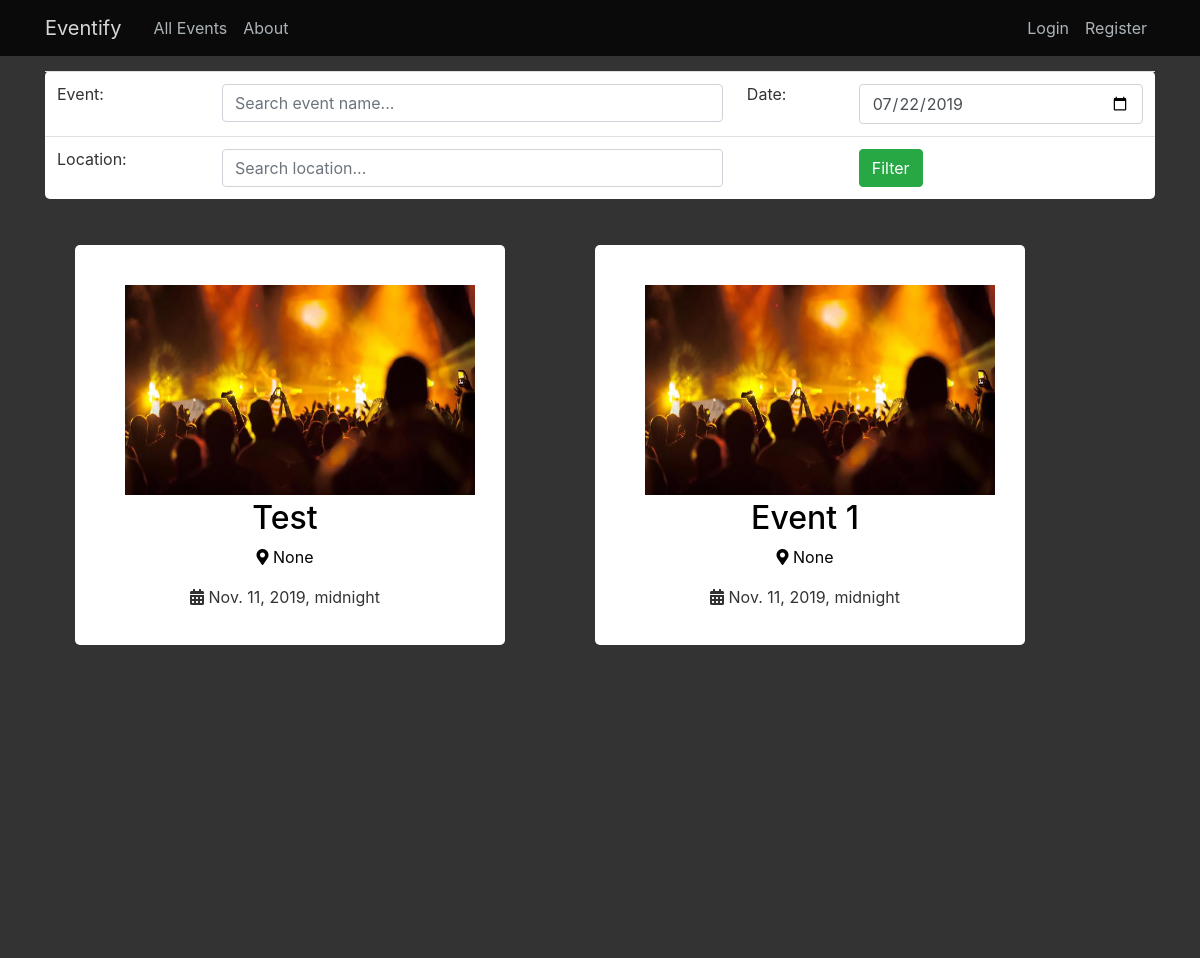
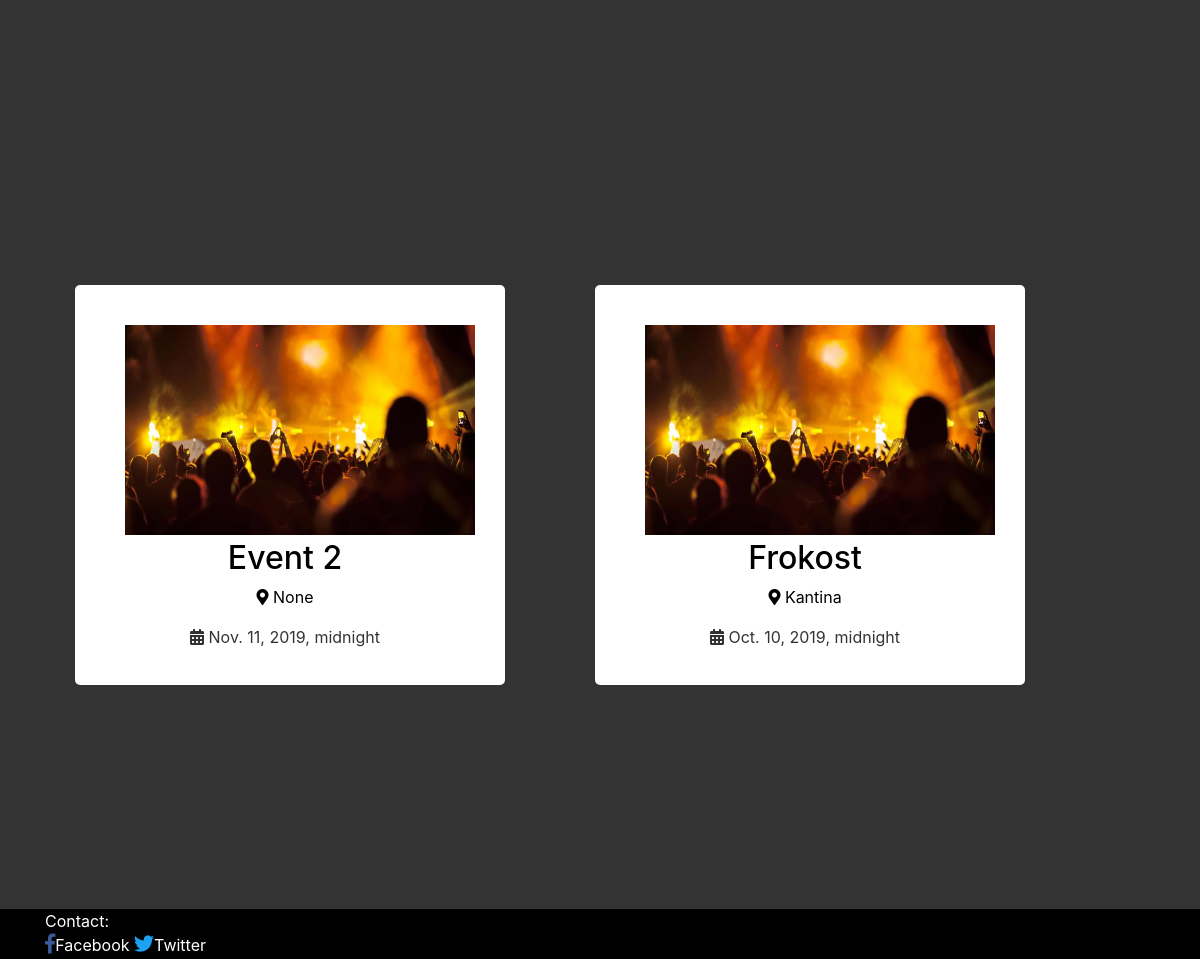
/events/, run on an earlier commit of the app's database (2 pictures, top to bottom).
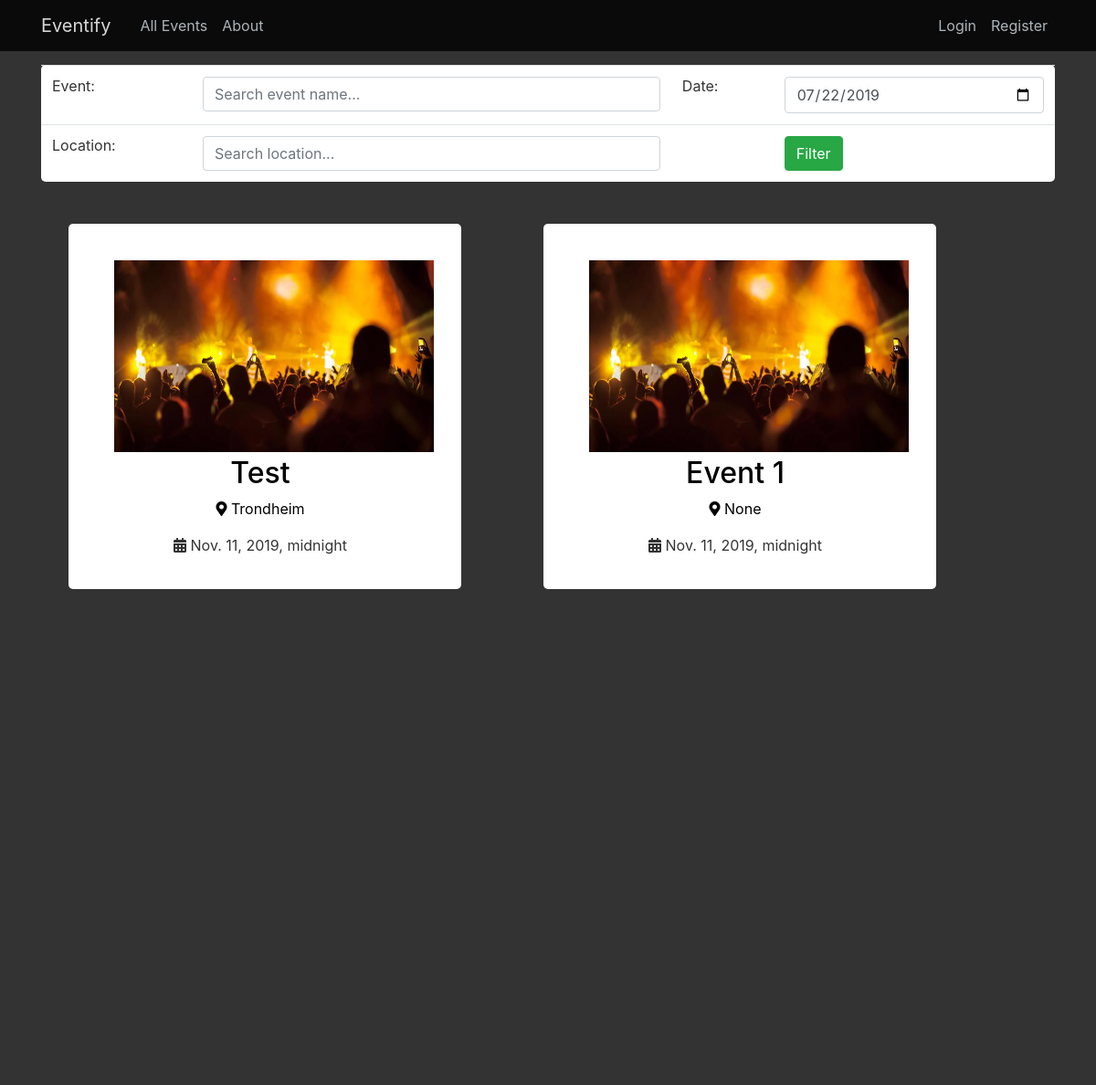
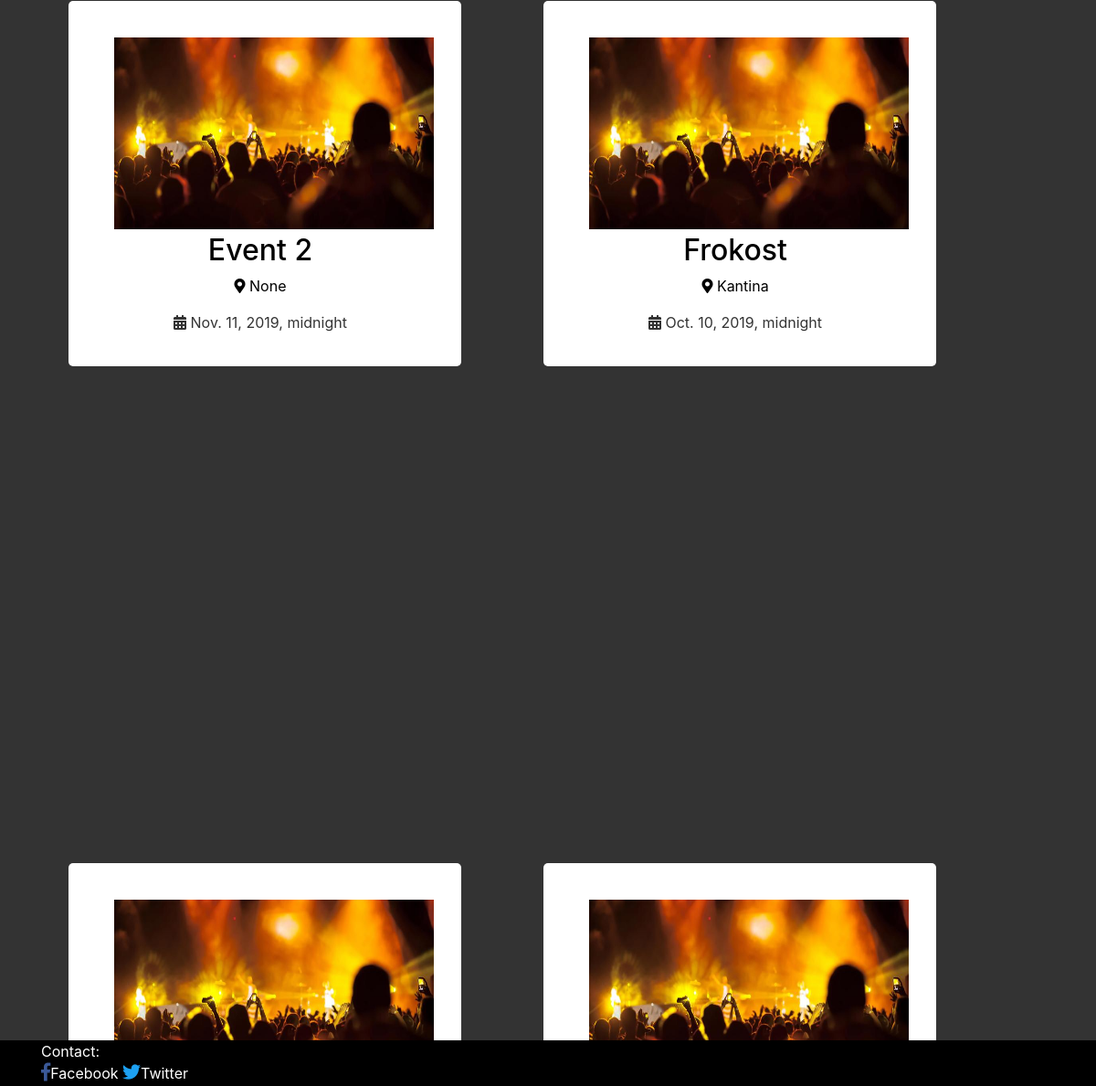
And on a later commit of the database (2 pictures, top to bottom).
### event/models.py (models this page shows, shortened)
class Post(models.Model):
    title = models.CharField(max_length=100)
    date_posted = models.DateTimeField(default=timezone.now)
    author = models.ForeignKey(User, on_delete=models.CASCADE, null=True)
    attendees = models.ManyToManyField(User, related_name='attendees')
    start_date = models.DateTimeField(null=True, blank=True)
    end_date = models.DateTimeField(null=True, blank=True)
    attendance_limit = models.IntegerField(null=True, default=10000, blank=True)
    location = models.CharField(max_length=100, null=True)
    content = models.TextField()
    image = models.ImageField(default="default_event.jpg", upload_to="event_images", blank=True)
    is_private = models.BooleanField(default=False)
    class Meta:
       ordering = ['-start_date']

### event/views.py (the view)
# urls.py: path('events/', views.HtmlRender.home, name='events-all'),
    def home(request):
        context = {
            'events': Post.objects.filter(is_private=False)
        }
        return render(request, 'event/event.html', context)

### event/templates/event/event.html
{% extends "event/search.html" %}

### event/templates/event/search.html (shortened to what this page needs)
{% extends "event/base.html" %}
{% block content %}
<div class="table" >
    {% if request.get_full_path == "/events/event/search/" %}
        <form name="event-search-form" method="POST">
    {% else %}
        <form name="event-search-form" method="POST" action="{% url 'event-search' %}">
    {% endif %}
            <table class="table">
                <tr>
                    <td>Event: </td>
                    <td><input class="form-control" type="text" placeholder="Search event name..." name="event-search"></td>
                    <td>Date:</td>
                    <td><input class="form-control" type="date" id="start" name="event-start" value="2019-07-22" min="2018-01-01" max="2022-12-31"></td>
                </tr>
                <tr>
                    <td>Location: </td>
                    <td><input class="form-control" type="text" placeholder="Search location..." name="location-search"> </td>
                    <td></td>
                    <td><button class="btn btn-success" type="submit">Filter</button></td>
                </tr>
            </table>
        </form>
    </div>
<div class="flex-container2">
    {% for event in events %}
    <div class="event-row">
    <article class="media content-section-allevents">
        <a href="{% url 'event-detail' event.id %}"><img width="390px" height="250px" src="{{ event.image.url }}" alt="" style="padding:20px"></a>
            <br>
    </article>
<br>
 <h2><a class="article-title" href="{% url 'event-detail' event.id %}">{{ event.title }}</a></h2>
            <p class="article-content" style="color:black;"> <i class="fas fa-map-marker-alt"> </i> {{ event.location }}</p>
             <p> <i class="fas fa-calendar-alt"> </i> {{ event.start_date }}</p>
        </div>
    {% endfor %}
    </div>
{% endblock %}

What changed in the data, as far as the page shows it:
changed Post "Test": location "None" → "Trondheim"
added Post: image (placeholder picture)
now on this page (row unchanged): Post: image (placeholder picture)
